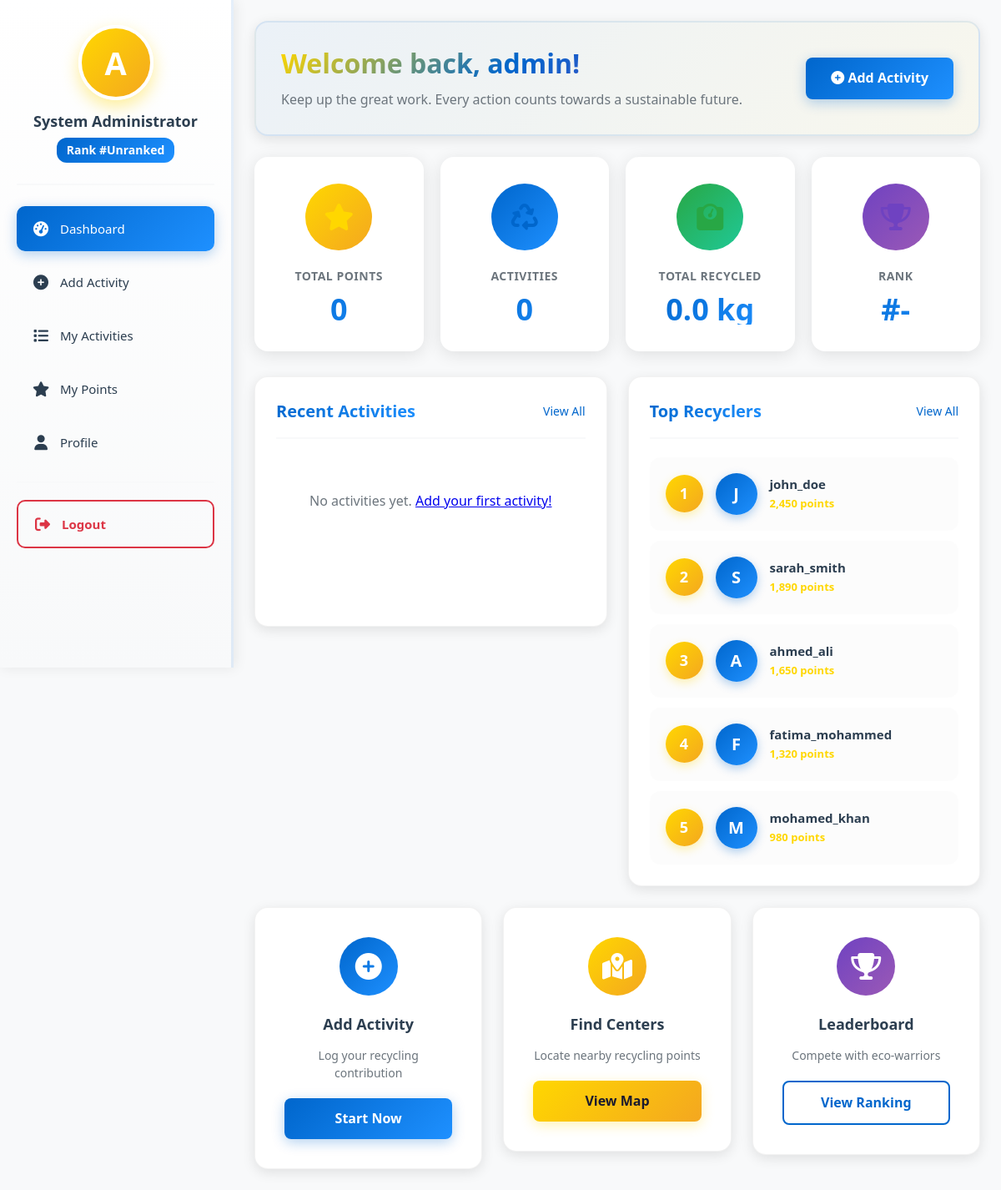
/user/dashboard.php (signed in), run on the app's committed database.
### tables this page shows
CREATE TABLE users (
    id INT AUTO_INCREMENT PRIMARY KEY,
    username VARCHAR(50) UNIQUE NOT NULL,
    email VARCHAR(100) UNIQUE NOT NULL,
    password VARCHAR(255) NOT NULL,
    full_name VARCHAR(100) NOT NULL,
    phone VARCHAR(20),
    address TEXT,
    role ENUM('user', 'admin') DEFAULT 'user',
    points INT DEFAULT 0,
    rank INT DEFAULT 0,
    profile_image VARCHAR(255) DEFAULT 'default-avatar.png',
    verified TINYINT(1) DEFAULT 0,
    created_at TIMESTAMP DEFAULT CURRENT_TIMESTAMP,
    updated_at TIMESTAMP DEFAULT CURRENT_TIMESTAMP ON UPDATE CURRENT_TIMESTAMP
);

### user/dashboard.php (the view, shortened to what this page needs)
<?php
require_once '../includes/dashboard_header.php';
$user_id = $_SESSION['user_id'];
$stats_query = $conn->query("SELECT
    COUNT(*) as total_activities,
    SUM(CASE WHEN status = 'verified' THEN 1 ELSE 0 END) as verified_activities,
    SUM(CASE WHEN status = 'verified' THEN quantity ELSE 0 END) as total_recycled,
    SUM(CASE WHEN status = 'verified' THEN points_earned ELSE 0 END) as total_points
    FROM activities WHERE user_id = $user_id");
$stats = $stats_query->fetch_assoc();
$recent_activities = $conn->query("SELECT * FROM activities WHERE user_id = $user_id ORDER BY created_at DESC LIMIT 5");
$leaderboard = $conn->query("SELECT id, username, full_name, points, rank FROM users WHERE rank > 0 ORDER BY rank ASC LIMIT 5");
?>
<div class="dashboard-layout">
    <aside class="dashboard-sidebar">
        <?php include 'sidebar.php'; ?>
    </aside>
    <main class="dashboard-main">
        <div class="dashboard-header">
            <div style="display: flex; justify-content: space-between; align-items: center;">
                <div>
                    <h1>Welcome back, <?php echo htmlspecialchars($user['username']); ?>!</h1>
                    <p>Keep up the great work. Every action counts towards a sustainable future.</p>
                </div>
                <div style="display: flex; gap: 15px;">
                    <a href="add_activity.php" class="btn btn-primary">
                        <i class="fas fa-plus-circle"></i> Add Activity
                    </a>
                </div>
            </div>
        </div>
        <div class="stats-cards">
            <div class="stat-card-dashboard">
                <div class="stat-icon-dashboard icon-gold">
                    <i class="fas fa-star" style="font-size: 32px; color: #FFD700;"></i>
                </div>
                <div class="stat-info">
                    <h4>Total Points</h4>
                    <p><?php echo number_format($user['points']); ?></p>
                </div>
            </div>
            <div class="stat-card-dashboard">
                <div class="stat-icon-dashboard icon-blue">
                    <i class="fas fa-recycle" style="font-size: 32px; color: #0066CC;"></i>
                </div>
                <div class="stat-info">
                    <h4>Activities</h4>
                    <p><?php echo $stats['total_activities']; ?></p>
                </div>
            </div>
            <div class="stat-card-dashboard">
                <div class="stat-icon-dashboard icon-green">
                    <i class="fas fa-weight" style="font-size: 32px; color: #28A745;"></i>
                </div>
                <div class="stat-info">
                    <h4>Total Recycled</h4>
                    <p><?php echo number_format($stats['total_recycled'] ?? 0, 1); ?> kg</p>
                </div>
            </div>
            <div class="stat-card-dashboard">
                <div class="stat-icon-dashboard icon-purple">
                    <i class="fas fa-trophy" style="font-size: 32px; color: #6F42C1;"></i>
                </div>
                <div class="stat-info">
                    <h4>Rank</h4>
                    <p>#<?php echo $user['rank'] ?: '-'; ?></p>
                </div>
            </div>
        </div>
        <div class="dashboard-grid">
            <div class="dashboard-card">
                <div class="card-header">
                    <h3>Recent Activities</h3>
                    <a href="my_activities.php">View All</a>
                </div>
                <?php if ($recent_activities->num_rows > 0): ?>
                    <ul class="activity-list">
                        <?php while($activity = $recent_activities->fetch_assoc()): ?>
                            <li class="activity-item">
                                <div class="activity-icon <?php echo 'icon-' . ($activity['status'] == 'verified' ? 'green' : ($activity['status'] == 'pending' ? 'gold' : 'blue')); ?>">
                                    <span style="font-size: 24px;"><?php echo getMaterialIcon($activity['material_type']); ?></span>
                                </div>
                                <div class="activity-details">
                                    <h4><?php echo ucfirst($activity['material_type']); ?> - <?php echo $activity['quantity']; ?> <?php echo $activity['unit']; ?></h4>
                                    <p><?php echo getTimeAgo($activity['created_at']); ?> • <?php echo ucfirst($activity['status']); ?></p>
                                </div>
                                <?php if ($activity['status'] == 'verified'): ?>
                                    <span class="activity-points">+<?php echo $activity['points_earned']; ?> pts</span>
                                <?php endif; ?>
                            </li>
                        <?php endwhile; ?>
                    </ul>
                <?php else: ?>
                    <p style="text-align: center; color: var(--text-light); padding: 40px 0;">
                        No activities yet. <a href="add_activity.php">Add your first activity!</a>
                    </p>
                <?php endif; ?>
            </div>
            <div class="dashboard-card">
                <div class="card-header">
                    <h3>Top Recyclers</h3>
                    <a href="../pages/leaderboard.php">View All</a>
                </div>
                <ul class="leaderboard-list">
                    <?php while($leader = $leaderboard->fetch_assoc()): ?>
                        <li class="leaderboard-item">
                            <div class="rank-badge"><?php echo $leader['rank']; ?></div>
                            <div class="leaderboard-avatar">
                                <?php echo strtoupper(substr($leader['username'], 0, 1)); ?>
                            </div>
                            <div class="leaderboard-info">
                                <h4><?php echo htmlspecialchars($leader['username']); ?></h4>
                                <p><?php echo number_format($leader['points']); ?> points</p>
                            </div>
                        </li>
                    <?php endwhile; ?>
                </ul>
            </div>
        </div>
        <div class="quick-actions-grid">
            <div class="dashboard-card quick-action-card">
                <div class="quick-action-content">
                    <div class="quick-action-icon icon-blue">
                        <i class="fas fa-plus-circle"></i>
                    </div>
                    <h3 class="quick-action-title">Add Activity</h3>
                    <p class="quick-action-desc">Log your recycling contribution</p>
                    <a href="add_activity.php" class="btn btn-primary">Start Now</a>
                </div>
            </div>
            <div class="dashboard-card quick-action-card">
                <div class="quick-action-content">
                    <div class="quick-action-icon icon-gold">
                        <i class="fas fa-map-marked-alt"></i>
                    </div>
                    <h3 class="quick-action-title">Find Centers</h3>
                    <p class="quick-action-desc">Locate nearby recycling points</p>
                    <a href="../pages/map.php" class="btn btn-gold">View Map</a>
                </div>
            </div>
            <div class="dashboard-card quick-action-card">
                <div class="quick-action-content">
                    <div class="quick-action-icon icon-purple">
                        <i class="fas fa-trophy"></i>
                    </div>
                    <h3 class="quick-action-title">Leaderboard</h3>
                    <p class="quick-action-desc">Compete with eco-warriors</p>
                    <a href="../pages/leaderboard.php" class="btn btn-outline">View Ranking</a>
                </div>
            </div>
        </div>
    </main>
</div>
</div>
</body>
</html>

### user/sidebar.php
<?php
$user_query = $conn->query("SELECT * FROM users WHERE id = " . $_SESSION['user_id']);
$user = $user_query->fetch_assoc();
$current_page = basename($_SERVER['PHP_SELF']);
?>
<div class="user-profile">
    <div class="user-avatar-large">
        <?php echo strtoupper(substr($user['username'], 0, 1)); ?>
    </div>
    <div class="user-info">
        <h3><?php echo htmlspecialchars($user['full_name']); ?></h3>
        <p class="user-rank">Rank #<?php echo $user['rank'] ?: 'Unranked'; ?></p>
    </div>
</div>
<ul class="dashboard-nav">
    <li><a href="dashboard.php" class="<?php echo $current_page == 'dashboard.php' ? 'active' : ''; ?>">
        <i class="fas fa-tachometer-alt"></i>
        <span>Dashboard</span>
    </a></li>
    <li><a href="add_activity.php" class="<?php echo $current_page == 'add_activity.php' ? 'active' : ''; ?>">
        <i class="fas fa-plus-circle"></i>
        <span>Add Activity</span>
    </a></li>
    <li><a href="my_activities.php" class="<?php echo $current_page == 'my_activities.php' ? 'active' : ''; ?>">
        <i class="fas fa-list"></i>
        <span>My Activities</span>
    </a></li>
    <li><a href="my_points.php" class="<?php echo $current_page == 'my_points.php' ? 'active' : ''; ?>">
        <i class="fas fa-star"></i>
        <span>My Points</span>
    </a></li>
    <li><a href="profile.php" class="<?php echo $current_page == 'profile.php' ? 'active' : ''; ?>">
        <i class="fas fa-user"></i>
        <span>Profile</span>
    </a></li>
</ul>
<div class="sidebar-logout">
    <a href="<?php echo SITE_URL; ?>/auth/logout.php">
        <i class="fas fa-sign-out-alt"></i>
        <span>Logout</span>
    </a>
</div>

### assets/css/global.css (style rules this page uses)
* { margin: 0; padding: 0; box-sizing: border-box; }
:root { --primary-gold: #FFD700; --secondary-gold: #F4A720; --primary-blue: #0066CC; --secondary-blue: #1E90FF; --dark-blue: #003D82; --accent-green: #28A745; --accent-purple: #6F42C1; --dark-bg: #1A1A2E; --light-bg: #F8F9FA; --white: #FFFFFF; --text-dark: #2C3E50; --text-light: #6C757D; --shadow: rgba(0, 0, 0, 0.1); --gradient-gold: linear-gradient(135deg, #FFD700 0%, #F4A720 100%); --gradient-blue: linear-gradient(135deg, #0066CC 0%, #1E90FF 100%); --gradient-mixed: linear-gradient(135deg, #FFD700 0%, #0066CC 50%, #6F42C1 100%); }
body { font-family: 'Segoe UI', Tahoma, Geneva, Verdana, sans-serif; background-color: var(--light-bg); color: var(--text-dark); line-height: 1.6; margin: 0; padding: 0; overflow-x: hidden; }
.btn { padding: 12px 30px; border: none; border-radius: 8px; font-size: 16px; font-weight: 600; cursor: pointer; transition: all 0.3s ease; text-decoration: none; display: inline-block; }
.btn-primary { background: var(--gradient-blue); color: var(--white); box-shadow: 0 4px 15px rgba(0, 102, 204, 0.3); }
.btn-gold { background: var(--gradient-gold); color: var(--dark-bg); box-shadow: 0 4px 15px rgba(255, 215, 0, 0.3); }
.btn-outline { background: transparent; border: 2px solid var(--primary-blue); color: var(--primary-blue); }
.icon-gold { background: var(--gradient-gold); color: var(--white); }
.icon-blue { background: var(--gradient-blue); color: var(--white); }
.icon-green { background: linear-gradient(135deg, #28A745 0%, #20C997 100%); color: var(--white); }
.icon-purple { background: linear-gradient(135deg, #6F42C1 0%, #9B59B6 100%); color: var(--white); }

### includes/dashboard_header.php (style rules this page uses)
body { margin: 0; padding: 0; overflow-x: hidden; }

### data on the page
users: username "A", full_name "System Administrator", rank "Unranked", username "admin", points "0", rank "-"
users: rank "1", username "J", username "john_doe", points "2,450"
users: rank "2", username "S", username "sarah_smith", points "1,890"
users: rank "3", username "A", username "ahmed_ali", points "1,650"
users: rank "4", username "F", username "fatima_mohammed", points "1,320"
users: rank "5", username "M", username "mohamed_khan", points "980"

### other printed values
$stats['total_activities'] "0"
$stats['total_recycled'] "0.0"
